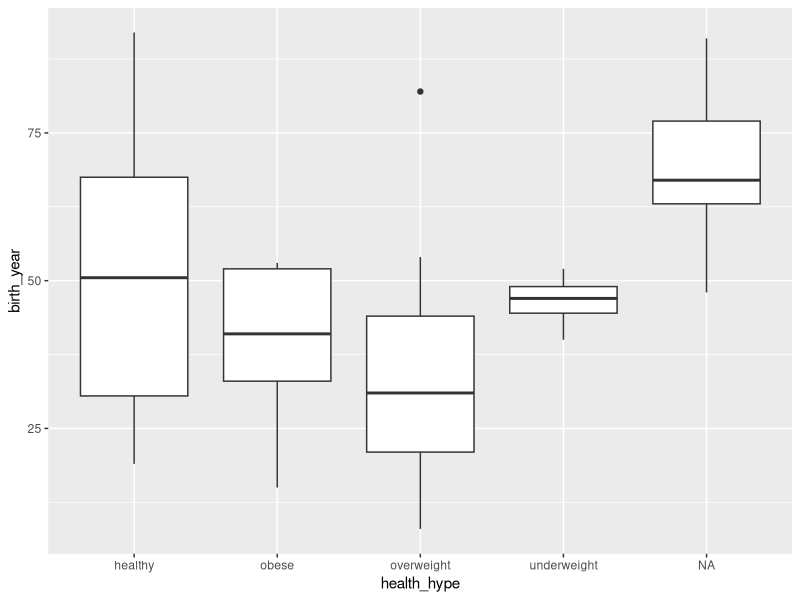
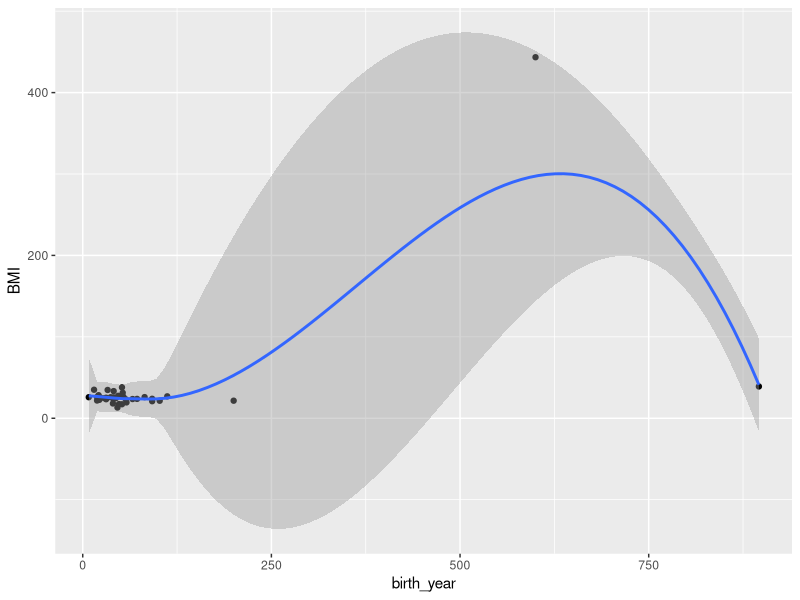
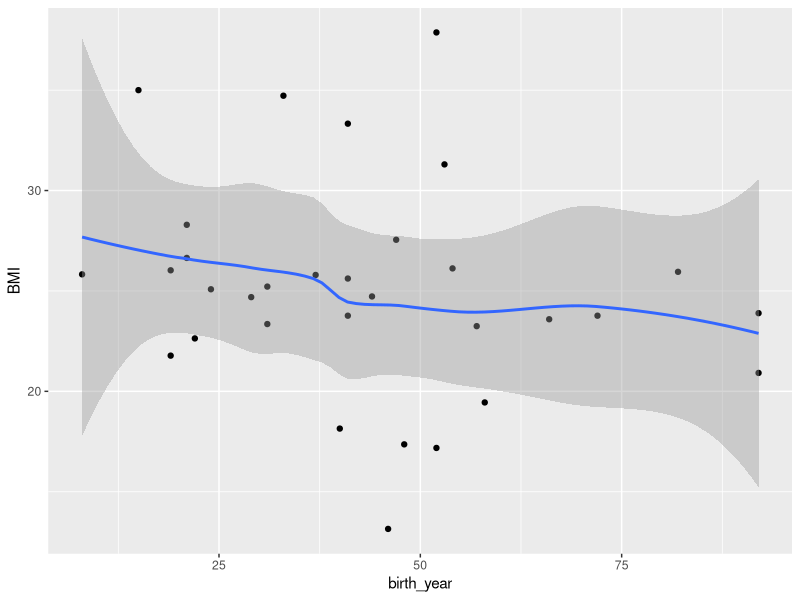

These charts were generated, in order, by the following R code:
## ---- chunk 1
knitr::opts_chunk$set(warning = FALSE, message = FALSE) #deleting plot warning messages
## ---- chunk 2
options(width = 250)                           #width problem, cannot see BMI and BMI type, does not fit the screen
## ---- chunk 3
library(tidyverse)
library(knitr)
## ---- chunk 4
starship_owners<-filter(starwars,starships != "character(0)")
lengths1<-length(starship_owners$name)
names1<-select(starship_owners,name,starships)
## ---- chunk 5
kable(names1)
## ---- chunk 6
eyecolor_frequency<-starwars %>%
  group_by(eye_color) %>%
  summarize(
    count=n()
  )
kable(arrange(eyecolor_frequency,desc(count)))
## ---- chunk 7
delete_nas = filter(starwars, birth_year != "NA")

mean_age<-delete_nas %>%
  group_by(species) %>%
  summarize(
    age_mean=mean(birth_year)
  )

specs_mean_age<-arrange(mean_age,desc(age_mean))

kable(specs_mean_age[c(1,2,3),])
## ---- chunk 8
starwars_with_me<-rbind(starwars,c("Darth Ziya",188,100,
                                   "brown","green","black",21.0,"male",
                                   "masculine","Tatooin","Human",
                                   "Revenge of the Sith",
                                   "Jedi Fighter","Death Star"))


starwars_with_me$height<- as.integer(starwars_with_me$height) #error fix non
starwars_with_me$mass<- as.double(starwars_with_me$mass)      #numeric to binary

kable(tail(starwars_with_me,1))
## ---- chunk 9
starwars_with_me<-starwars_with_me %>%
  mutate(name,BMI=mass/((height/100)^2))

starwars_with_me<-starwars_with_me %>%
  mutate(name,health_hype = if_else(BMI<18.5, "underweight",
                                    if_else(BMI<25,"healthy",
                                            if_else(BMI<30,"overweight",
                                                    "obese"))))
kable(head(starwars_with_me,2))
## ---- chunk 10
starwars_with_me$birth_year<-as.integer(starwars_with_me$birth_year)
age_below_hundred<-filter(starwars_with_me,birth_year<100.0)

ggplot(data=age_below_hundred)+
  geom_boxplot(mapping=aes(x=health_hype,y=birth_year))

## ---- chunk 11
ggplot(data=starwars_with_me,mapping=aes(x=birth_year, y=BMI))+
  geom_point()+
  geom_smooth()
## ---- chunk 12
ggplot(data=age_below_hundred,mapping=aes(x=birth_year,y=BMI))+
  geom_point()+
  geom_smooth(data=filter(age_below_hundred, birth_year & BMI<100))
